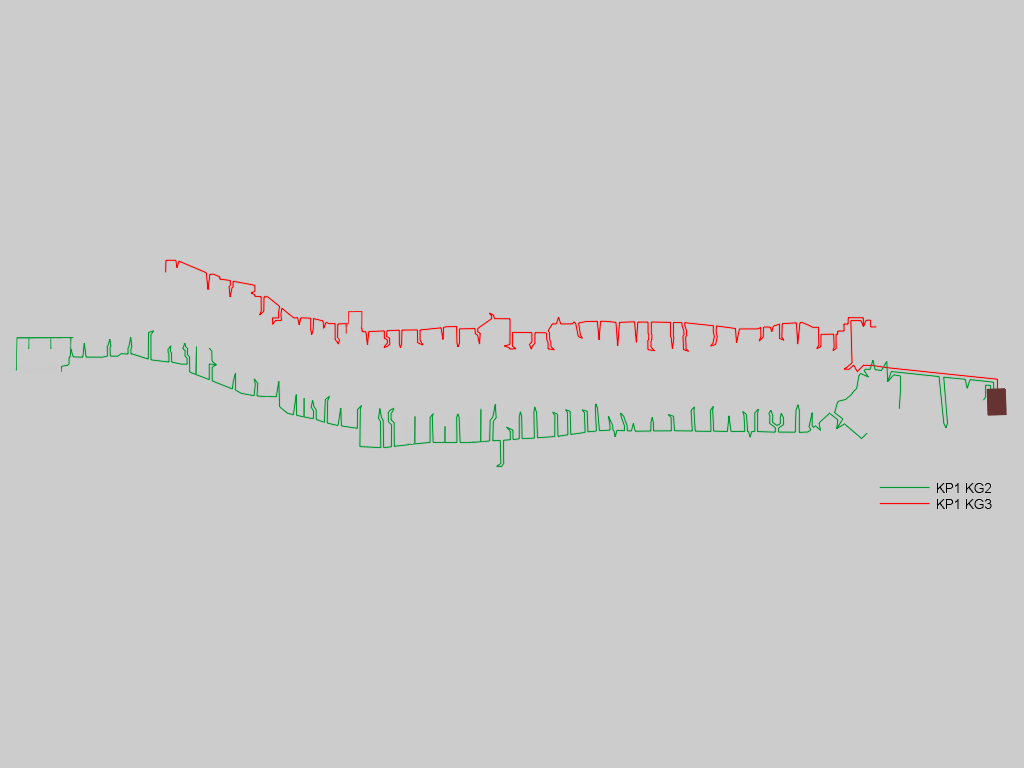
#> input picture frontend/src/maps/map.png, 1024 x 768 px, found by its file name
$ python hsvdump.py
#> lines starting #> are read from the running program, lines starting #| are printed output that depends on the picture; after the words box and inside, x2 and y2 are one past the last pixel; in counts of white or black regions, pixels touching at a corner belong together
import cv2, numpy as np
img=cv2.imread('frontend/src/maps/map.png')
#> img is the input picture: shape (768, 1024, 3); mean B, G, R 202.4, 202.9, 203
hsv=cv2.cvtColor(img, cv2.COLOR_BGR2HSV)
#> hsv: shape (768, 1024, 3); mean H, S, V 0.8, 2.2, 203.8
H=hsv[:,:,0]; S=hsv[:,:,1]; V=hsv[:,:,2]
#> after `H = hsv[:, :, 0]`:
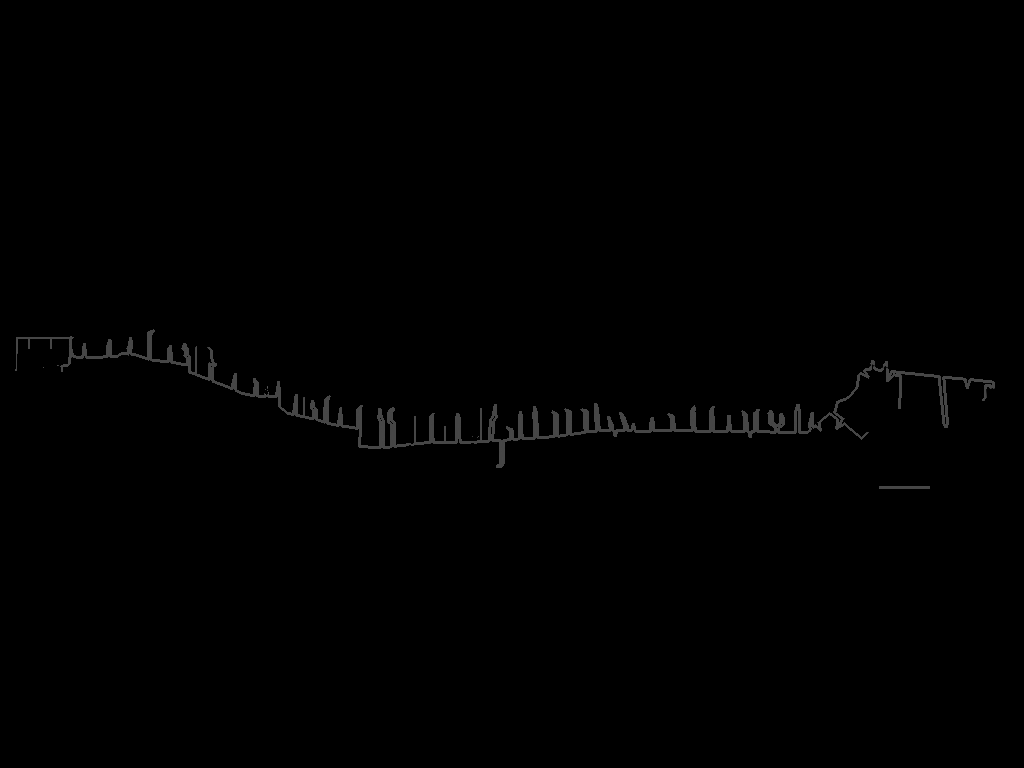
#> H: shape (768, 1024); min 0, max 90, mean 0.8
#> after `V = hsv[:, :, 2]`:
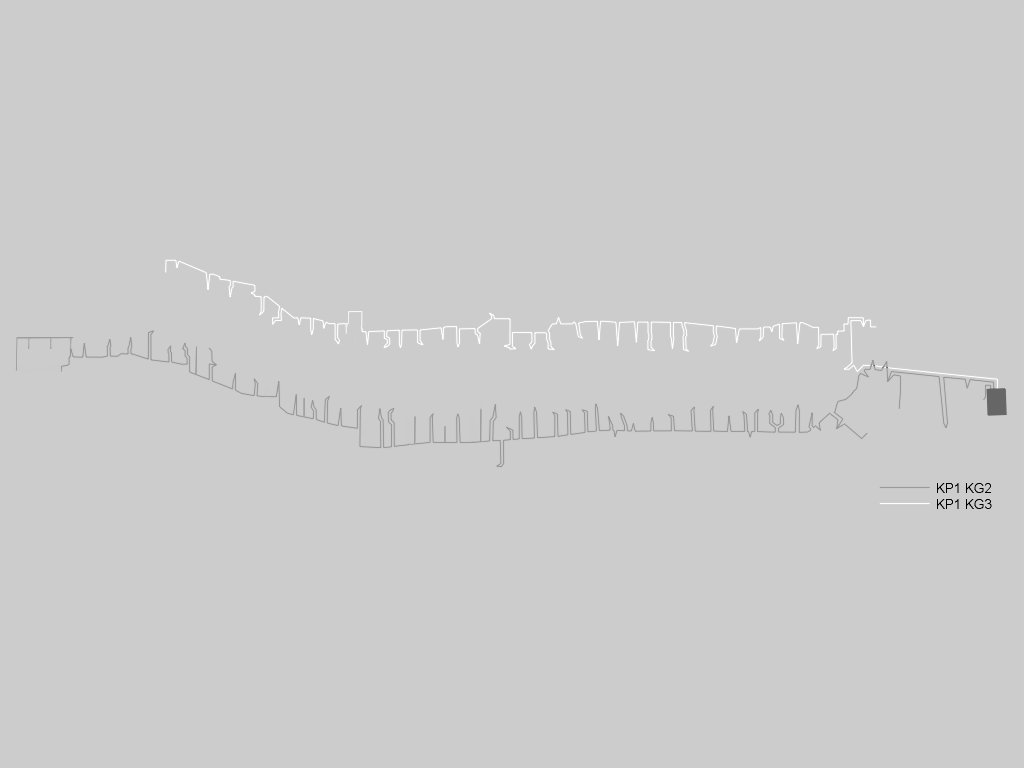
#> V: shape (768, 1024); min 0, max 255, mean 203.8
mask = S>40
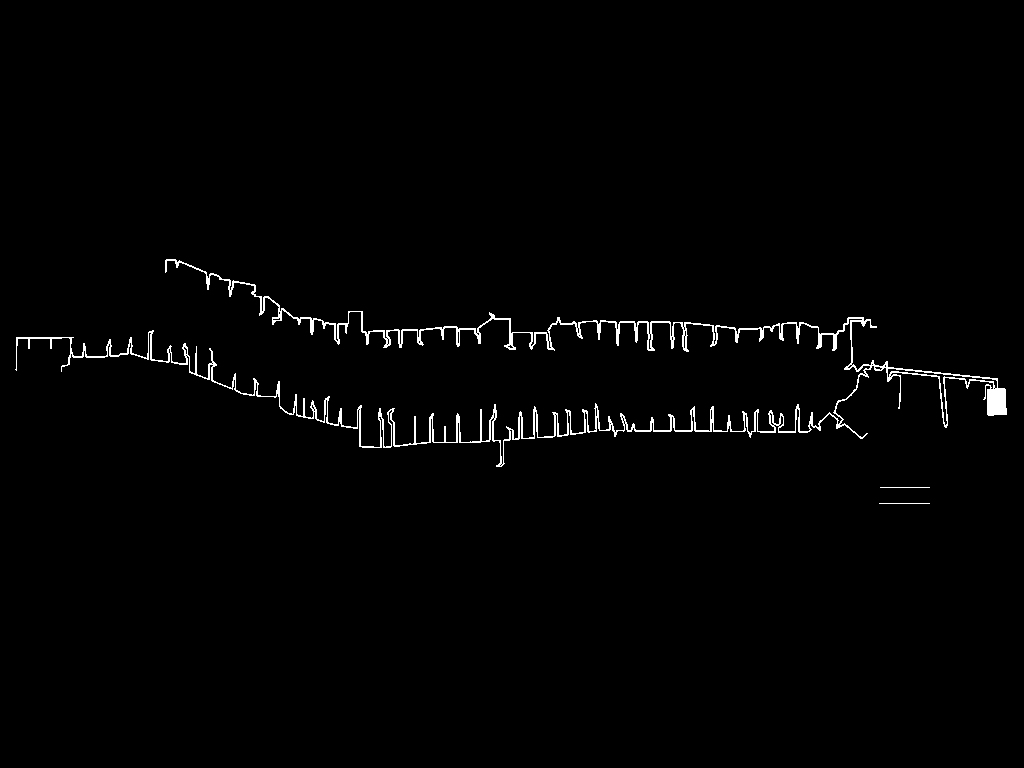
#> mask: shape (768, 1024) bool; 1.3% white in thin lines or dots, all inside (x1, y1, x2, y2) = (15, 259, 1007, 504)
vals = H[mask].ravel()
#> vals = 9960 values, max 71 at index 2942, min 0 at index 0, mean 38.62
print('count', vals.size)
#| count 9960
print('H min/max', int(vals.min()), int(vals.max()))
#| H min/max 0 71
hist,edges=np.histogram(vals, bins=180, range=(0,180))
#> hist = 180 values, max 5468 at index 70, min 0 at index 3, mean 55.33; edges = 181 values from 0 to 180
print('top bins (count,index)')
for c,i in sorted([(int(h),int(i)) for i,h in enumerate(hist)], reverse=True)[:10]:
    print(c,i)
#> this loop made 10 passes
#> (c, i) on passes 1 to 10: (5468, 70), (4451, 0), (9, 71), (7, 1), (6, 66), (4, 68), (3, 69), (2, 2), (1, 67), (1, 64)
#| 5468 70
#| 4451 0
#| 9 71
#| 7 1
#| 6 66
#| 4 68
#| 3 69
#| 2 2
#> (further printed lines are left out)
# pick some columns near the line pixels
samples=[(50,440),(200,430),(400,420),(600,420),(800,430),(950,400)]
for x,y in samples:
    hsvv=hsv[y,x]
    print('sample',x,y,'HSV',hsvv.tolist())
#> this loop made 6 passes
#> hsvv on passes 1 to 6: [0, 0, 204], [0, 0, 204], [0, 0, 204], [0, 0, 204], [71, 10, 201], [0, 0, 204]
#| sample 50 440 HSV [0, 0, 204]
#| sample 200 430 HSV [0, 0, 204]
#| sample 400 420 HSV [0, 0, 204]
#| sample 600 420 HSV [0, 0, 204]
#| sample 800 430 HSV [71, 10, 201]
#| sample 950 400 HSV [0, 0, 204]

$ run again, with frontend/src/maps/Deblin.png copied over frontend/src/maps/map.png
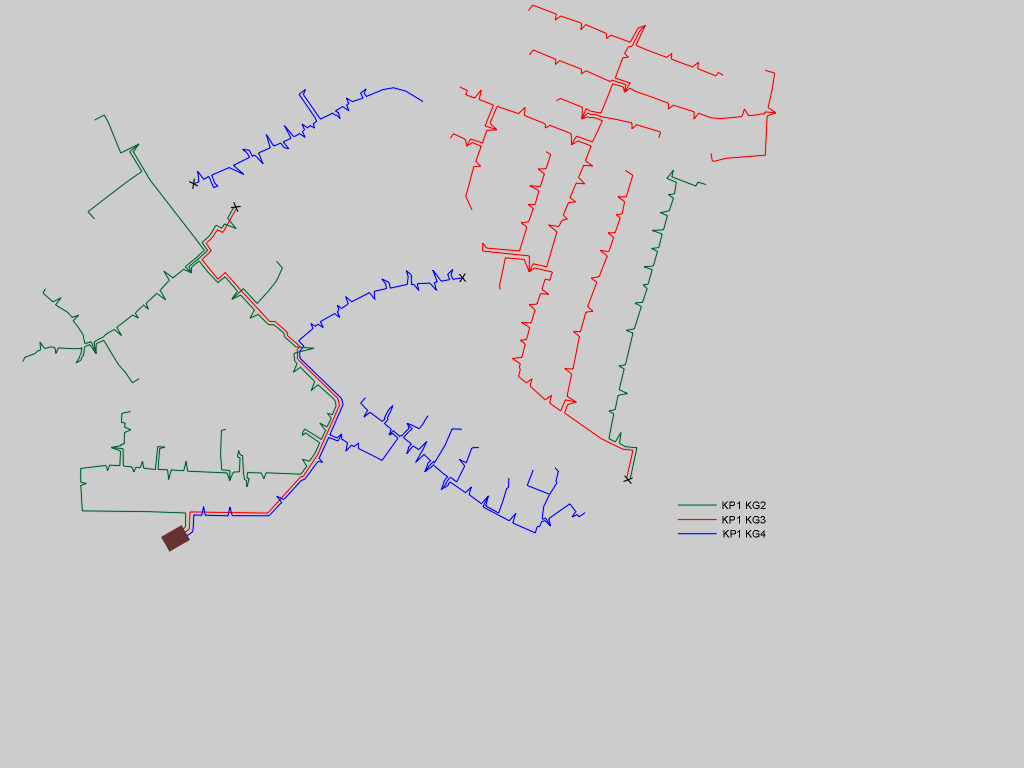
#> input picture frontend/src/maps/Deblin.png, 1024 x 768 px, found by its file name
#> img is the input picture: shape (768, 1024, 3); mean B, G, R 202.4, 201.7, 202.6
#> hsv: shape (768, 1024, 3); mean H, S, V 1.6, 3.1, 203.8
#> `V = hsv[:, :, 2]`:
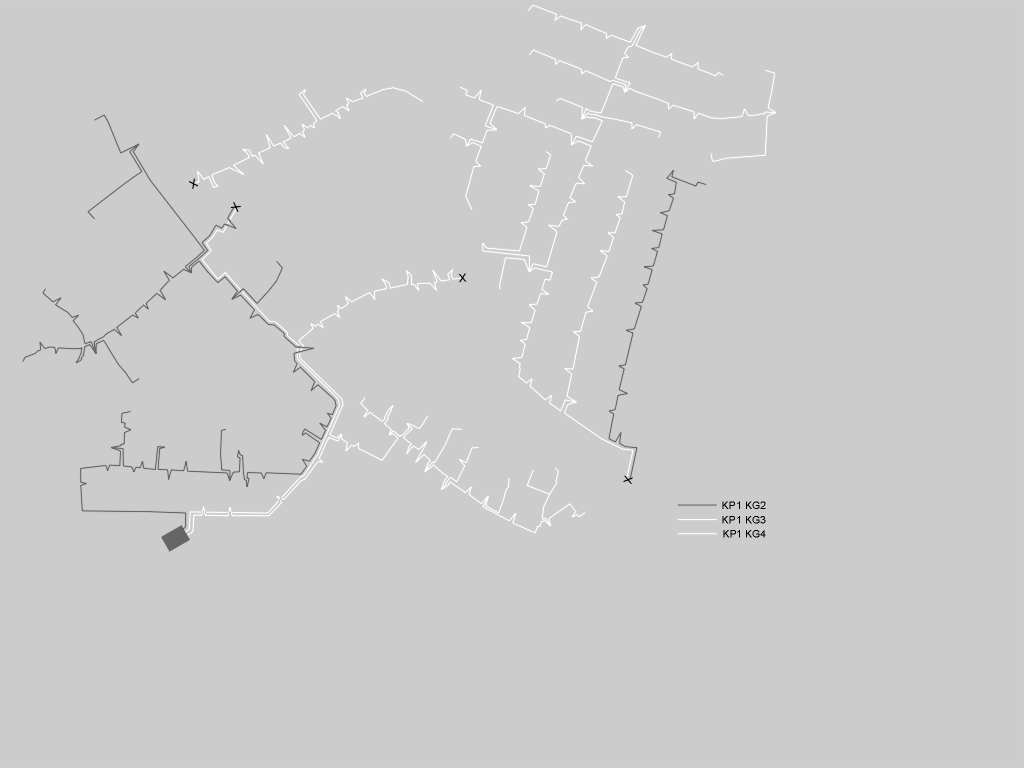
#> V: shape (768, 1024); min 0, max 255, mean 203.8
#> `mask = S>40`:
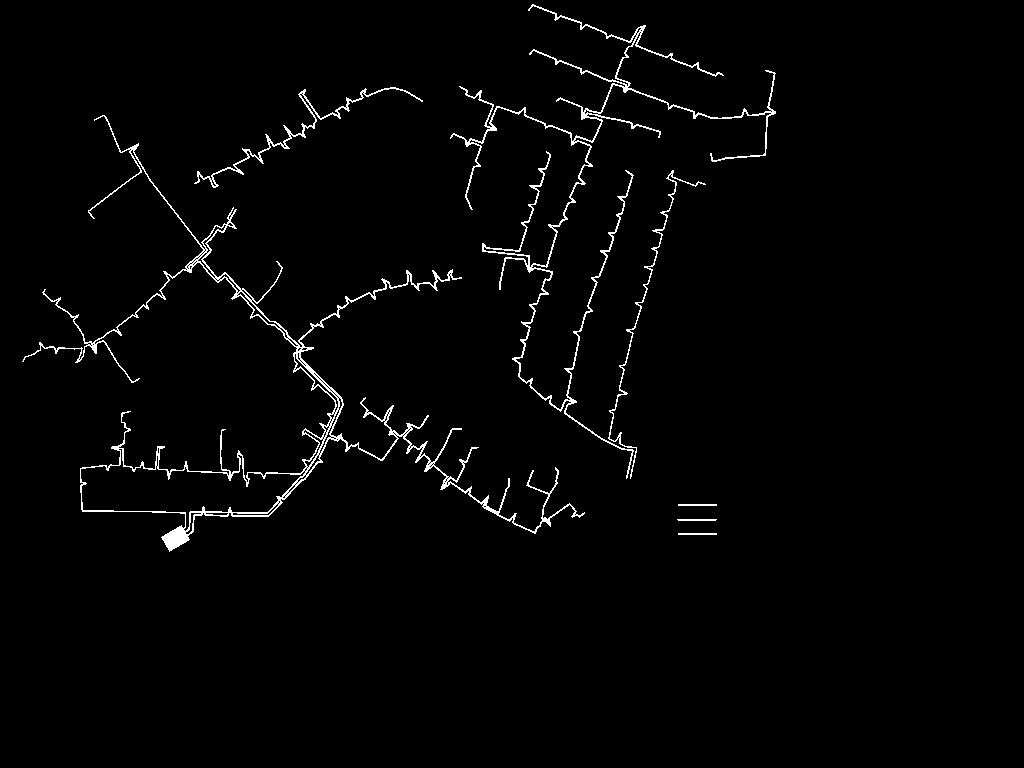
#> mask: shape (768, 1024) bool; 1.8% white in thin lines or dots, all inside (x1, y1, x2, y2) = (22, 4, 776, 552)
#> vals = 14393 values, max 179 at index 14148, min 0 at index 0, mean 54.98
#| count 14393
#| H min/max 0 179
#> hist = 180 values, max 6238 at index 0, min 0 at index 4, mean 79.96; edges = 181 values from 0 to 180
#> the loop `for c,i in sorted([(int(h),int(i)) for i,h in enumerate(hist)], revers..` made 10 passes
#> (c, i) on passes 1 to 8: (6238, 0), (4114, 75), (3950, 120), (20, 76), (10, 121), (5, 122), (4, 119), (3, 74)
#> (printed output is left out)
#> the loop `for x,y in samples:` made 6 passes
#| sample 50 440 HSV [0, 0, 204]
#| sample 200 430 HSV [0, 0, 204]
#| sample 400 420 HSV [0, 0, 204]
#| sample 600 420 HSV [0, 0, 204]
#| sample 800 430 HSV [0, 0, 204]
#> (further printed lines are left out)

$ run again, with frontend/src/maps/Suchodoly.png copied over frontend/src/maps/map.png
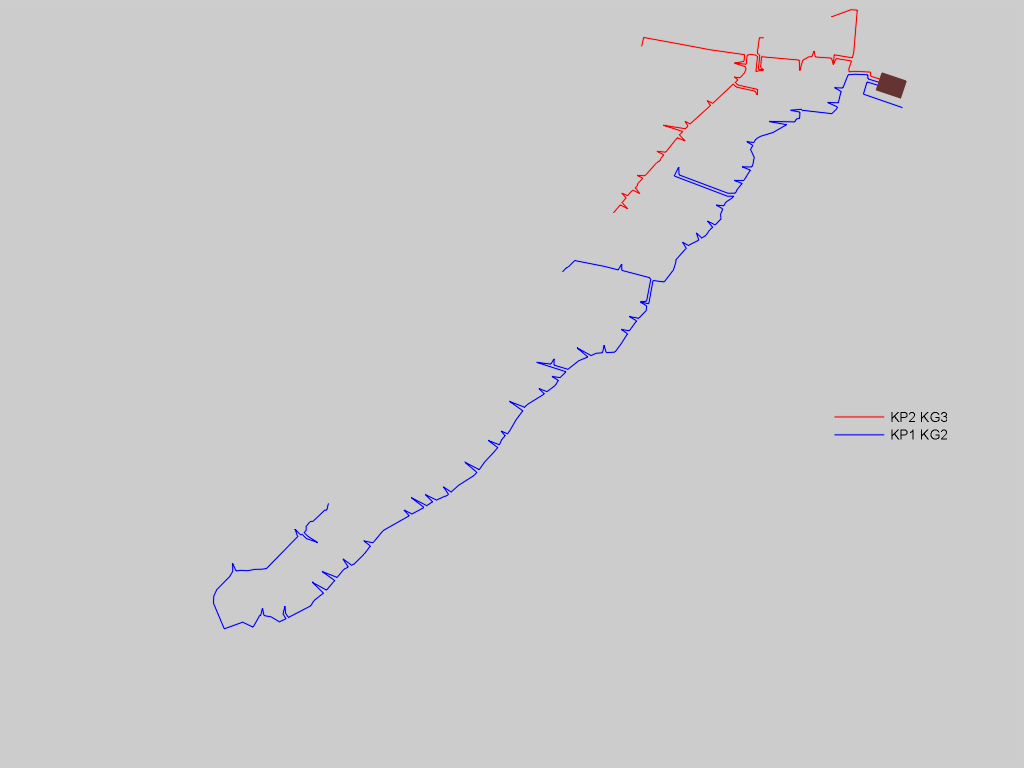
#> input picture frontend/src/maps/Suchodoly.png, 1024 x 768 px, found by its file name
#> img is the input picture: shape (768, 1024, 3); mean B, G, R 203.7, 202.9, 203.3
#> hsv: shape (768, 1024, 3); mean H, S, V 0.8, 1.3, 204.1
#> `H = hsv[:, :, 0]`:
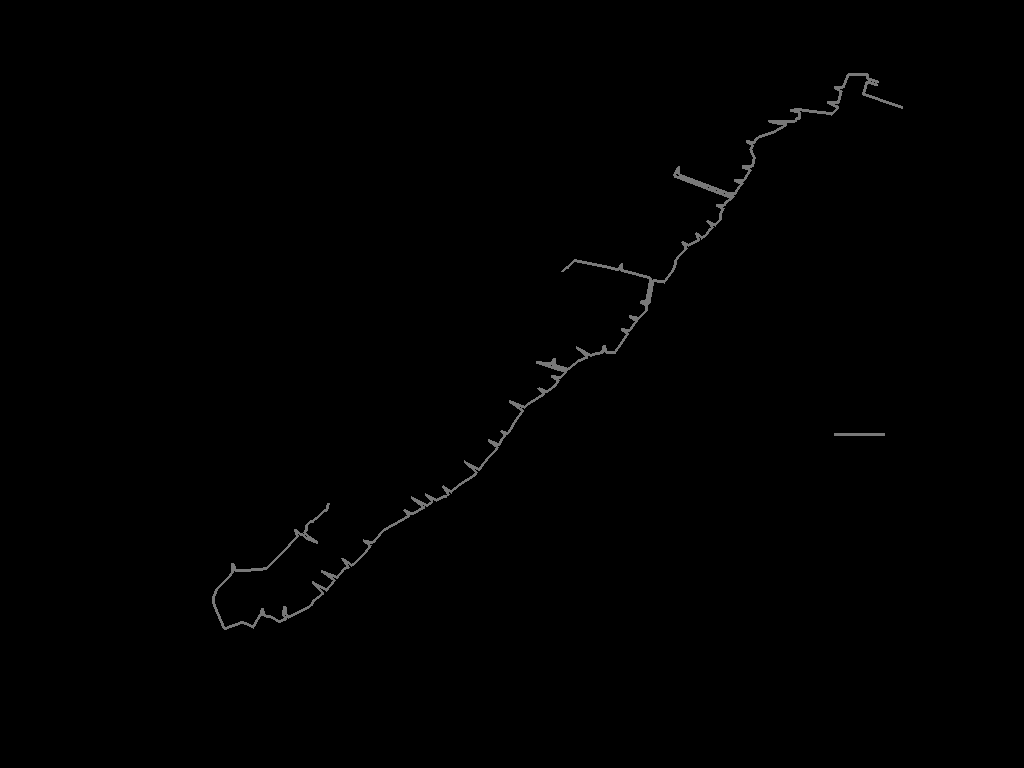
#> H: shape (768, 1024); min 0, max 149, mean 0.8
#> `mask = S>40`:
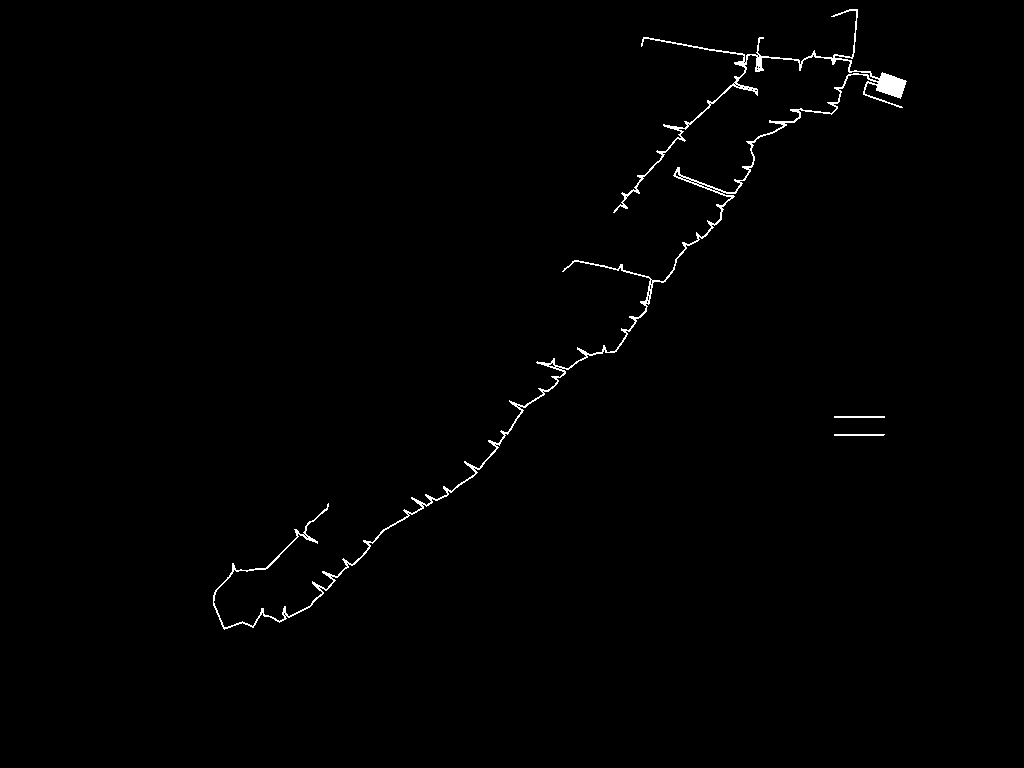
#> mask: shape (768, 1024) bool; 0.76% white in thin lines or dots, all inside (x1, y1, x2, y2) = (213, 9, 907, 630)
#> vals = 5939 values, max 149 at index 1328, min 0 at index 0, mean 76.21
#| count 5939
#| H min/max 0 149
#> hist = 180 values, max 3767 at index 120, min 0 at index 1, mean 32.99; edges = 181 values from 0 to 180
#> the loop `for c,i in sorted([(int(h),int(i)) for i,h in enumerate(hist)], revers..` made 10 passes
#> (c, i) on passes 1 to 8: (3767, 120), (2168, 0), (2, 130), (1, 149), (1, 148), (0, 179), (0, 178), (0, 177)
#> (printed output is left out)
#> the loop `for x,y in samples:` made 6 passes
#| sample 50 440 HSV [0, 0, 204]
#| sample 200 430 HSV [0, 0, 204]
#| sample 400 420 HSV [0, 0, 204]
#| sample 600 420 HSV [0, 0, 204]
#| sample 800 430 HSV [0, 0, 204]
#> (further printed lines are left out)
